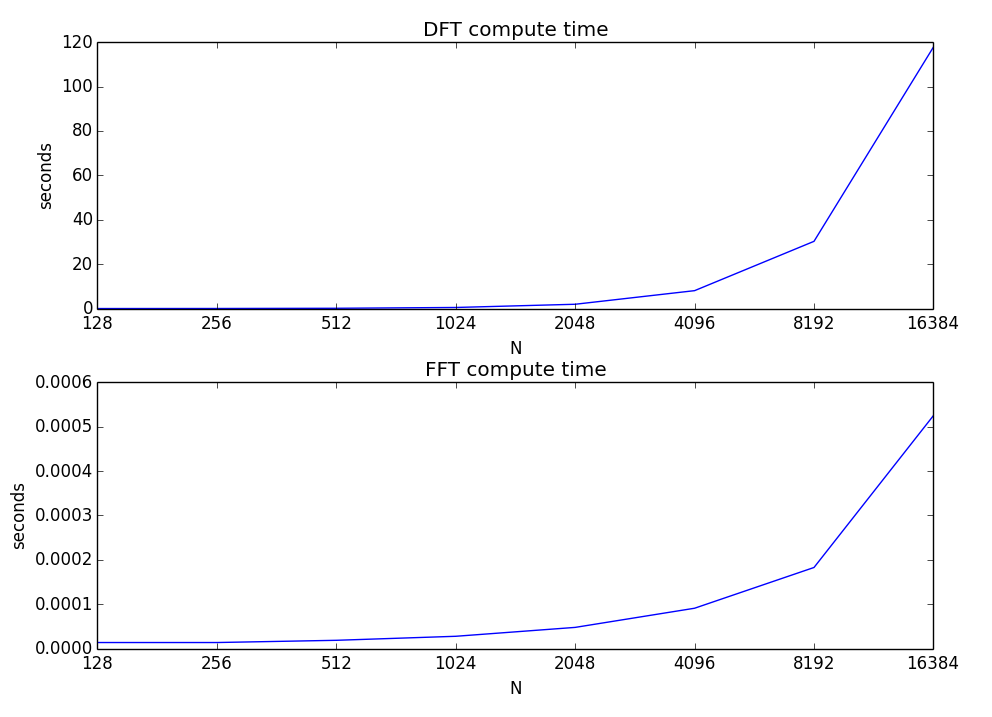

This figure's Python source:
import numpy as np
from scipy.fftpack import fft
import matplotlib.pyplot as plt
import time

timeDFT = np.array([])
timeFFT = np.array([])
Ns = 2**np.arange(7,15)
for N in Ns:
	x = np.random.rand(N)
	X = np.array([])
	str_time = time.time()
	for k in range(N):
		s = np.exp(1j*2*np.pi*k/N*np.arange(N))
		X = np.append(X, sum(x*np.conjugate(s)))
	timeDFT = np.append(timeDFT, time.time()-str_time)

x = np.random.rand(120)
X = fft(x)
for N in Ns:
	x = np.random.rand(N)
	str_time = time.time()
	X = fft(x)
	timeFFT = np.append(timeFFT, time.time()-str_time)

plt.figure(1)
plt.subplot(2,1,1)
plt.plot(timeDFT, 'b')
plt.title('DFT compute time')
plt.xlabel('N')
plt.ylabel('seconds')
plt.xticks(np.arange(len(Ns)), Ns)
plt.subplot(2,1,2)
plt.plot(timeFFT, 'b')
plt.title('FFT compute time')
plt.xlabel('N')
plt.ylabel('seconds')
plt.xticks(np.arange(len(Ns)), Ns)
plt.show()
